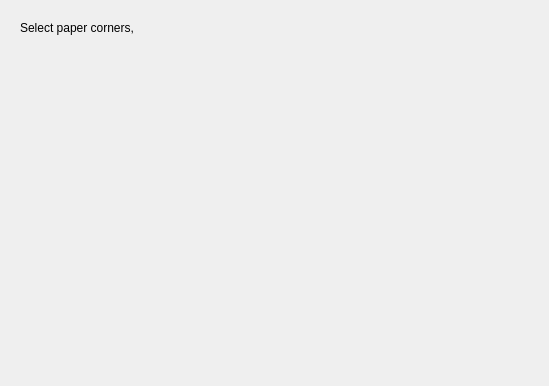
<?xml version="1.0" encoding="UTF-8"?>
<ui version="4.0">
 <class>CalibrationDialog</class>
 <widget class="QDialog" name="CalibrationDialog">
  <property name="geometry">
   <rect>
    <x>0</x>
    <y>0</y>
    <width>549</width>
    <height>386</height>
   </rect>
  </property>
  <property name="windowTitle">
   <string>Dialog</string>
  </property>
  <widget class="QLabel" name="label">
   <property name="geometry">
    <rect>
     <x>20</x>
     <y>20</y>
     <width>411</width>
     <height>16</height>
    </rect>
   </property>
   <property name="text">
    <string>Select paper corners,</string>
   </property>
  </widget>
 </widget>
 <resources/>
 <connections/>
</ui>
